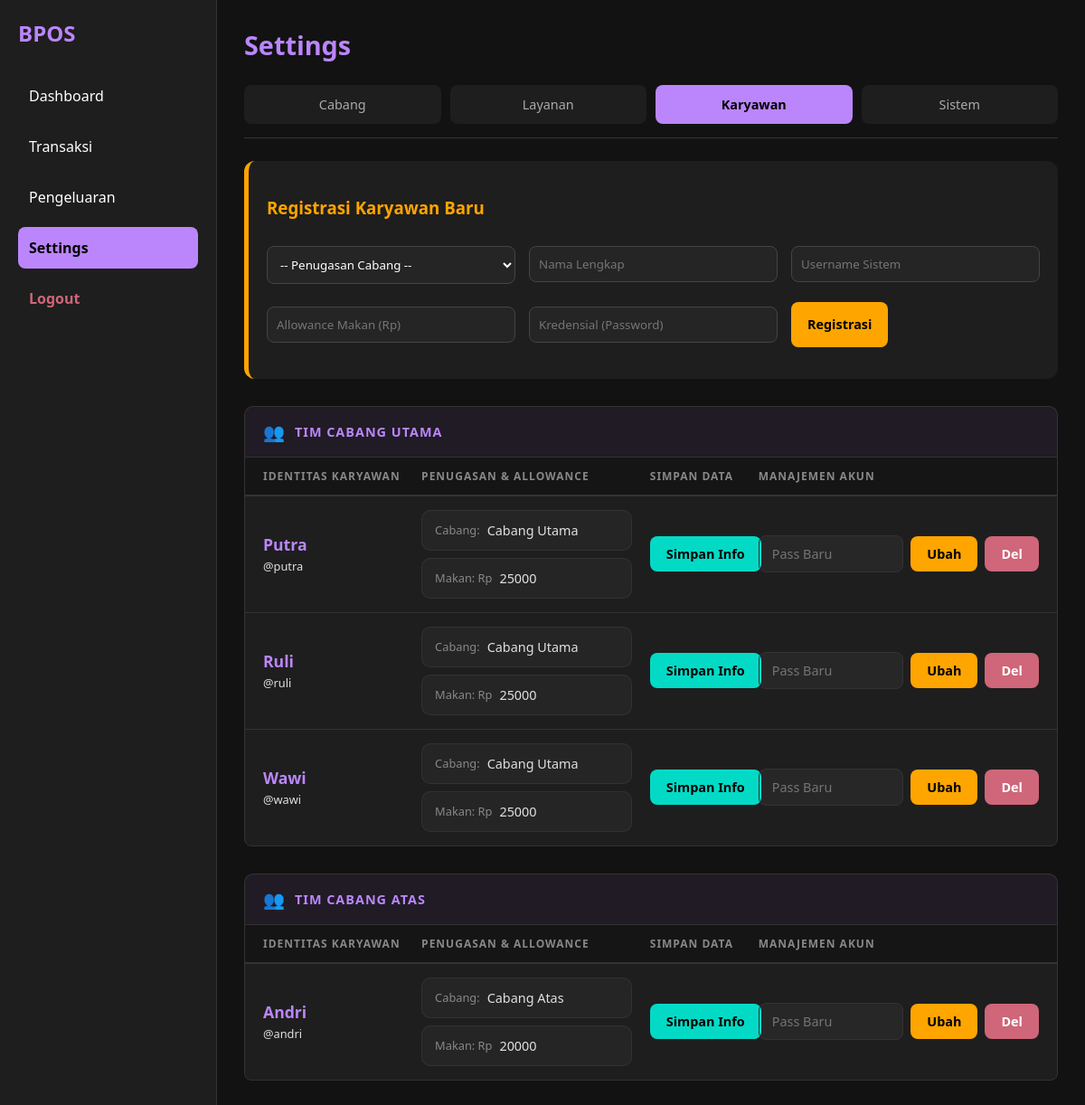
The page /settings.php?tab=capsters (signed in) on the database its author committed.
### tables this page shows
CREATE TABLE branches (id INTEGER PRIMARY KEY AUTOINCREMENT, name TEXT, meal_allowance REAL DEFAULT 30000, address VARCHAR(255) DEFAULT '');

CREATE TABLE users (id INTEGER PRIMARY KEY AUTOINCREMENT, name TEXT, username TEXT UNIQUE, password TEXT, role TEXT, branch_id INTEGER DEFAULT 1, meal_allowance INTEGER DEFAULT 30000);

### settings.php (the view, shortened to what this page needs)
<?php
include "includes/header.php";
$tab = $_GET["tab"] ?? "branches";
$branches = $db->query("SELECT * FROM branches ORDER BY id ASC")->fetchAll();
?>
<div class="dash-header mb-25"><h1 class="dash-title">Settings</h1></div>
<div class="tabs mb-25">
    <a href="?tab=branches" class="<?=($tab=='branches'?'active':'')?>">Cabang</a>
    <a href="?tab=services" class="<?=($tab=='services'?'active':'')?>">Layanan</a>
    <a href="?tab=capsters" class="<?=($tab=='capsters'?'active':'')?>">Karyawan</a>
    <a href="?tab=profile" class="<?=($tab=='profile'?'active':'')?>">Sistem</a>
</div>
<?php if($tab == "branches"): ?>
    <div class="card card-accent mb-25">
        <h3 class="mt-0 text-accent mb-25">Registrasi Cabang Baru</h3>
        <form method="POST">
            <div class="compact-form">
                <div class="fg flex-2 mb-0"><input type="text" name="n" placeholder="Nama Cabang (Contoh: Cabang Bekasi)" required></div>
                <div class="action-btns flex-1 mb-0"><button name="add_b" class="btn-dash btn-accent w-100">Simpan Cabang</button></div>
            </div>
        </form>
    </div>
    <div class="grid-table">
        <div class="grid-thead gt-cabang">
            <div>ID</div>
            <div>NAMA CABANG</div>
            <div>ALAMAT / KETERANGAN</div>
            <div>TINDAKAN</div>
        </div>
        <?php foreach($branches as $b): ?>
        <form method="POST" class="grid-tr gt-cabang">
            <input type="hidden" name="id" value="<?=$b['id']?>">
            <div class="fw-bold text-muted">#<?=$b['id']?></div>
            <div><input type="text" name="n" value="<?=e($b['name'])?>" class="ghost-input" required></div>
            <div><input type="text" name="addr" value="<?=e($b['address'] ?? '')?>" class="ghost-input" placeholder="Isi alamat di sini..."></div>
            <div class="td-action-group">
                <button type="submit" name="up_b" class="btn-dash btn-accent">Save</button>
                <button type="button" class="btn-dash btn-danger" onclick="showConfirm('Hapus Cabang', 'Yakin ingin menghapus cabang ini secara permanen?', this.closest('form'), 'del_b')">Del</button>
            </div>
        </form>
        <?php endforeach; ?>
    </div>
<?php elseif($tab == "capsters"): ?>
    <div class="card card-warning mb-25">
        <h3 class="mt-0 text-warning mb-25">Registrasi Karyawan Baru</h3>
        <form method="POST" class="form-grid-3">
            <div class="fg mb-0"><select name="b_id" required><option value="">-- Penugasan Cabang --</option><?php foreach($branches as $b) echo "<option value='{$b['id']}'>".e($b['name'])."</option>"; ?></select></div>
            <div class="fg mb-0"><input type="text" name="n" placeholder="Nama Lengkap" required></div>
            <div class="fg mb-0"><input type="text" name="u" placeholder="Username Sistem" required></div>
            <div class="fg mb-0"><input type="number" name="meal" placeholder="Allowance Makan (Rp)" required></div>
            <div class="fg mb-0"><input type="text" name="pw" placeholder="Kredensial (Password)" required></div>
            <div class="fg mb-0"><button name="add_c" class="btn-dash btn-warning w-100" style="height:100%;">Registrasi</button></div>
        </form>
    </div>
    <?php
    $cs_all = $db->query("SELECT * FROM users WHERE role='barber' ORDER BY name ASC")->fetchAll();
    foreach($branches as $b):
        $branch_capsters = array_filter($cs_all, function($c) use ($b) { return $c['branch_id'] == $b['id']; });
    ?>
        <div class="branch-group-header"><span>👥</span> Tim <?= e($b['name']) ?></div>
        <div class="grid-table grid-table-grouped">
            <div class="grid-thead gt-capster">
                <div>IDENTITAS KARYAWAN</div>
                <div>PENUGASAN & ALLOWANCE</div>
                <div>SIMPAN DATA</div>
                <div>MANAJEMEN AKUN</div>
            </div>
            <?php if(count($branch_capsters) == 0): ?>
                <div style="padding: 20px; text-align: center; color: #888; font-style: italic;">Belum ada karyawan yang ditugaskan di cabang ini.</div>
            <?php else: ?>
                <?php foreach($branch_capsters as $c): ?>
                <div class="grid-tr gt-capster">
                    <div>
                        <span class="fw-bold d-block text-primary" style="font-size: 1.1rem;"><?=e($c['name'])?></span>
                        <span class="text-muted fs-sm">@<?=e($c['username'])?></span>
                    </div>
                    <div class="flex-col-gap">
                        <div class="input-group-wrapper">
                            <span class="input-group-label">Cabang:</span>
                            <select name="b_id" class="ghost-input" form="form_c_info_<?=$c['id']?>">
                                <?php foreach($branches as $br){ $sel=($br['id']==$c['branch_id'])?'selected':''; echo "<option value='{$br['id']}' $sel>".e($br['name'])."</option>"; } ?>
                            </select>
                        </div>
                        <div class="input-group-wrapper">
                            <span class="input-group-label">Makan: Rp</span>
                            <input type="number" name="meal" value="<?=$c['meal_allowance'] ?? 30000 ?>" class="ghost-input" form="form_c_info_<?=$c['id']?>" required>
                        </div>
                    </div>
                    <div>
                        <button type="submit" name="up_c_info" class="btn-dash btn-accent w-100" style="height: 100%;" form="form_c_info_<?=$c['id']?>">Simpan Info</button>
                    </div>
                    <div class="td-action-group">
                        <input type="text" name="pw" placeholder="Pass Baru" class="ghost-input" style="flex:1; min-width:90px; border: 1px solid #333!important;" form="form_c_pass_<?=$c['id']?>" required>
                        <button type="submit" name="up_pc" class="btn-dash btn-warning" form="form_c_pass_<?=$c['id']?>">Ubah</button>
                        <button type="button" class="btn-dash btn-danger" onclick="showConfirm('Hapus Karyawan', 'Yakin hapus karyawan ini permanen dari sistem?', document.getElementById('form_c_pass_<?=$c['id']?>'), 'del_c')">Del</button>
                    </div>
                </div>
                <?php endforeach; ?>
            <?php endif; ?>
        </div>
    <?php endforeach; ?>
<?php endif; ?>
<?php include "includes/footer.php"; ?>

### rows shown on the page
branches: name "CABANG UTAMA"
users: name "Putra", username "putra", meal "25000"
users: name "Ruli", username "ruli", meal "25000"
users: name "Wawi", username "wawi", meal "25000"
branches: name "CABANG ATAS"
users: name "Andri", username "andri", meal "20000"

### other values the page prints
form field b_id "Cabang Utama"
form field b_id "Cabang Atas"
